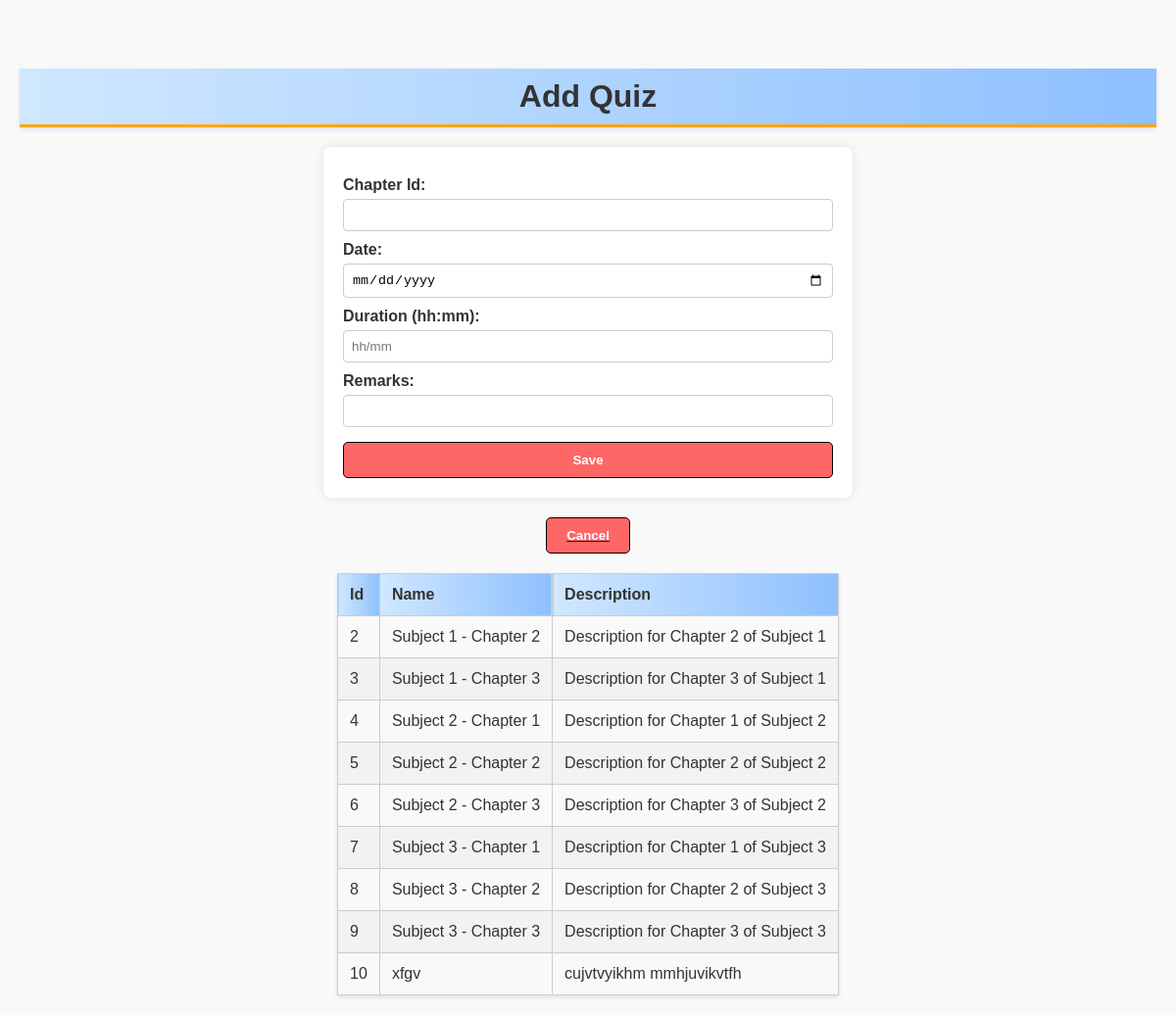
Screenshot of /add_quiz with the database file from the repository.
### Performance_Analyser/quiz_management_system/models.py (models this page shows)
class Chapter(db.Model):
    id = db.Column(db.Integer, primary_key=True)
    name = db.Column(db.String(150), nullable=False)
    description = db.Column(db.String(500))
    subject_id = db.Column(db.Integer)

### Performance_Analyser/quiz_management_system/app.py (the view, shortened to what this page needs)
@app.route('/add_quiz', methods=['GET', 'POST'])
@flask_profiler.profile()
def add_quiz():
    chapters = Chapter.query.all()
    return render_template('add_quiz.html', chapters=chapters)

### Performance_Analyser/quiz_management_system/templates/add_quiz.html (shortened to what this page needs)
<!DOCTYPE html>
<html lang="en">
<head>
</head>
<body>
    <h1>Add Quiz</h1>
    <form method="POST" action="{{ url_for('add_quiz') }}">
        <label for="chapter_id">Chapter Id:</label>
        <input type="text" id="chapter_id" name="chapter_id" required>
        <br>
        <label for="date_of_quiz">Date:</label>
        <input type="date" id="date_of_quiz" name="date_of_quiz" required>
        <br>
        <label for="time_duration">Duration (hh:mm):</label>
        <input type="text" id="time_duration" name="time_duration" required placeholder="hh/mm">
        <br>
        <label for="remarks">Remarks:</label>
        <input type="text" id="remarks" name="remarks">
        <br>
        <input type="submit" value="Save">
    </form>
    <a href="{{ url_for('admin_dashboard_quiz') }}"><button>Cancel</button></a>
    <table>
        <thead>
            <tr>
                <th>Id</th>
                <th>Name</th>
                <th>Description</th>
            </tr>
        </thead>
        <tbody>
            {% for chapter in chapters %}
                <tr>
                    <td>{{ chapter.id }}</td>
                    <td>{{ chapter.name }}</td>
                    <td>{{ chapter.description }}</td>
                </tr>
            {% else %}
                <tr>
                    <td colspan="3">No subjects available.</td>
                </tr>
            {% endfor %}
        </tbody>
    </table>
</body>
</html>

### Performance_Analyser/quiz_management_system/templates/add_quiz.html (style rules this page uses)
body { font-family: 'Comic Sans MS', cursive, sans-serif; background-color: #f9f9f9; margin: 0; padding-top: 70px; padding-left: 20px; padding-right: 20px; color: #333; }
h1 { text-align: center; background: linear-gradient(90deg, #d0e7ff, #8ec0ff); padding: 10px; border-bottom: 3px solid #ffa500; box-shadow: 0 2px 5px rgba(0,0,0,0.1); margin: 0 0 20px 0; }
form { max-width: 500px; margin: 0 auto 20px auto; background-color: #fff; padding: 20px; border-radius: 8px; box-shadow: 0 0 10px rgba(0,0,0,0.1); }
form label { display: block; margin-top: 10px; font-weight: bold; }
form input[type="text"], form input[type="date"] { width: 100%; padding: 8px; margin-top: 5px; border: 1px solid #ccc; border-radius: 4px; box-sizing: border-box; }
form input[type="submit"] { margin-top: 15px; width: 100%; padding: 10px; border: 1px solid #000; border-radius: 5px; background-color: #ff6666; color: #fff; font-weight: bold; cursor: pointer; transition: background-color 0.3s; }
a button { display: block; margin: 0 auto 20px auto; padding: 10px 20px; border: 1px solid #000; border-radius: 5px; background-color: #ff6666; color: #fff; font-weight: bold; cursor: pointer; transition: background-color 0.3s; }
table { max-width: 600px; margin: 20px auto; border-collapse: collapse; box-shadow: 0 2px 4px rgba(0,0,0,0.1); }
table th, table td { padding: 12px; border: 1px solid #ccc; text-align: left; }
table thead th { background: linear-gradient(90deg, #d0e7ff, #8ec0ff); font-weight: bold; }
table tbody tr:nth-child(even) { background-color: #f2f2f2; }

### rows the page displays
Chapter: id "2", name "Subject 1 - Chapter 2", description "Description for Chapter 2 of Subject 1"
Chapter: id "3", name "Subject 1 - Chapter 3", description "Description for Chapter 3 of Subject 1"
Chapter: id "4", name "Subject 2 - Chapter 1", description "Description for Chapter 1 of Subject 2"
Chapter: id "5", name "Subject 2 - Chapter 2", description "Description for Chapter 2 of Subject 2"
Chapter: id "6", name "Subject 2 - Chapter 3", description "Description for Chapter 3 of Subject 2"
Chapter: id "7", name "Subject 3 - Chapter 1", description "Description for Chapter 1 of Subject 3"
Chapter: id "8", name "Subject 3 - Chapter 2", description "Description for Chapter 2 of Subject 3"
Chapter: id "9", name "Subject 3 - Chapter 3", description "Description for Chapter 3 of Subject 3"
Chapter: id "10", name "xfgv", description "cujvtvyikhm mmhjuvikvtfh"
